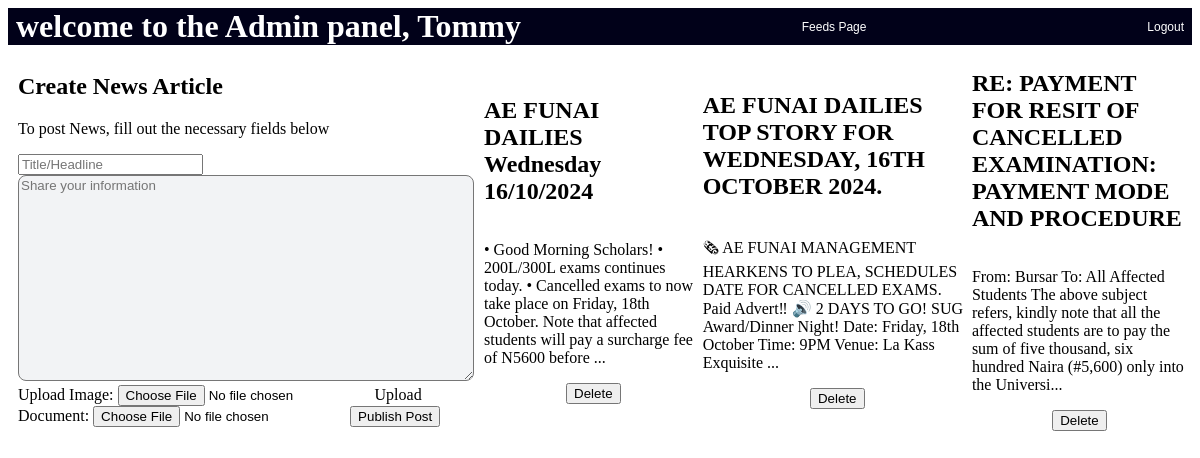
Screenshot of /dashboard (signed in) with the database file from the repository.
### models.py (models this page shows, shortened)
class Admin(UserMixin, db.Model):
    id = db.Column(db.Integer, primary_key=True)
    name = db.Column(db.String(100), nullable=False)
    username = db.Column(db.String(100), nullable=True, unique=True)
    email = db.Column(db.String(100), nullable=False, unique=True)
    Hashed_password = db.Column(db.String(30), nullable=False)
    posts = db.relationship('Post', backref='author', lazy=True)

class Post(db.Model):
    id = db.Column(db.Integer, primary_key=True)
    title = db.Column(db.String(256), unique=True, nullable=False)
    content = db.Column(db.Text, nullable=False)
    admin_id = db.Column(db.Integer, db.ForeignKey('admin.id'), nullable=False)
    image_urls = db.Column(db.JSON, nullable=True)
    document_urls = db.Column(db.JSON, nullable=True)

### main.py (the view, shortened to what this page needs)
@app.route('/dashboard', methods=['GET', 'POST'])
@login_required
def dashboard():
    posts = Post.query.order_by(Post.id.desc()).all()
    return render_template('Dashboard.html', name=current_user.name, posts=posts)

### main.py (called while the page is built)
@login_manager.user_loader
def load_user(admin_id):
    return Admin.query.get(int(admin_id))

### templates/Dashboard.html (shortened to what this page needs)
<!DOCTYPE html>
<html lang="en">
	<head>
		<link rel="stylesheet" type="text/css" href="{{ url_for('static', filename='style/Dashboard.css') }}">
	</head>
	<body>
		<div class="topdiv">
			<h1>welcome to the Admin panel, {{name}}</h1>
			<a href="/"> Feeds Page</a>
			<a href="{{ url_for('logout') }}">Logout</a>
		</div>
		<div class="cont">
			<div class="left">
				<h2>Create News Article</h2>
				<p> To post News, fill out the necessary fields below</p>
				<form action="{{ url_for('dashboard') }}" method="POST" enctype="multipart/form-data">
					<input name="title" type="text" placeholder="Title/Headline" required><br>
					<textarea name="content" placeholder="Share your information" required></textarea><br>
					<label for="image">Upload Image: </label>
					<input type="file" name="images" accept="image/*">
					<label for="document">Upload Document: </label>
					<input type="file" name="documents" accept=".pdf,.xlsx,.xls">
					<button type="submit">Publish Post</button>
				</form>
			</div>
			{% for post in posts %}
			<div class="right">
				<h2>{{ post.title }}</h2>
				<p>{{ post.content[:200] }}...</p>
				<form action="{{url_for('dashboard') }}" method="POST">
					<button type="submit", class="btn btn-danger">Delete</button>
				</form>
			</div>
			{% endfor %}
	</body>
</html>

### static/style/Dashboard.css (style rules this page uses)
body { font-family: 'Lucida Sans'; background-color: #fff; }
.topdiv { display: flex; flex-direction: row; justify-content: space-between; align-items: center; background-color: #010119; }
.topdiv h1 { color: #fff; margin: 0 8px 0 8px; }
.topdiv a { text-decoration: none; font-family: 'Trebuchet MS', 'Lucida Sans Unicode', 'Lucida Grande', Arial, sans-serif; font-size: 12px; color: #fff; padding: 0 8px 0 8px; }
.cont { display: flex; flex-direction: row; justify-content: space-between; align-items: center; background-color: #fff; margin: 5px; }
.left { margin-left: 5px; margin-right: 10px; }
.left textarea { width: 450px; height: 200px; background-color: #f2f3f5; border-radius: 8px; color: #000; font-family: Arial; }
.right { display: flex; flex-direction: column; justify-content: space-between; align-items: center; }

### rows the page displays
Admin: name "Tommy"
Post: title "AE FUNAI DAILIES Wednesday 16/10/2024", content "• Good Morning Scholars! • 200L/300L exams continues today. • Cancelled exams to now take place on Friday, 18th October. Note that affected students will pay a surcharge fee of N5600 before"
Post: title "AE FUNAI DAILIES TOP STORY FOR WEDNESDAY, 16TH OCTOBER 2024.", content "🗞 AE FUNAI MANAGEMENT HEARKENS TO PLEA, SCHEDULES DATE FOR CANCELLED EXAMS. Paid Advert‼ 🔊 2 DAYS TO GO! SUG Award/Dinner Night! Date: Friday, 18th October Time: 9PM Venue: La Kass Exquisite"
Post: title "RE: PAYMENT FOR RESIT OF CANCELLED EXAMINATION: PAYMENT MODE AND PROCEDURE", content "From: Bursar To: All Affected Students The above subject refers, kindly note that all the affected students are to pay the sum of five thousand, six hundred Naira (#5,600) only into the Universi"
